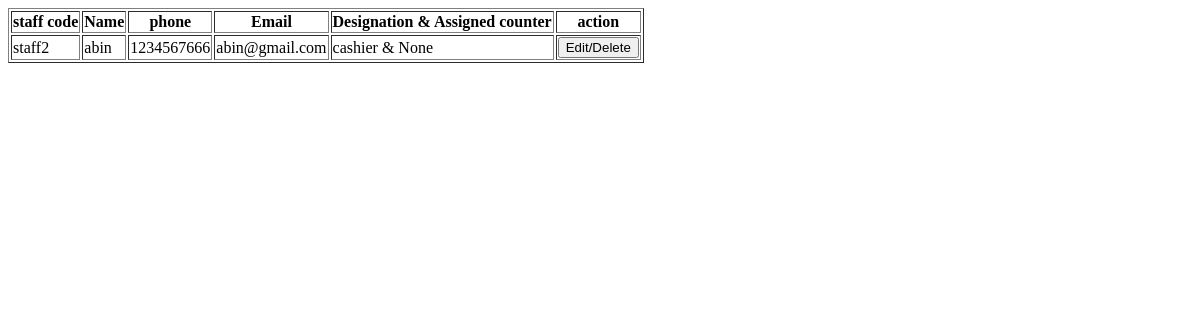
The app's page /ManageStaff (signed in), older data.
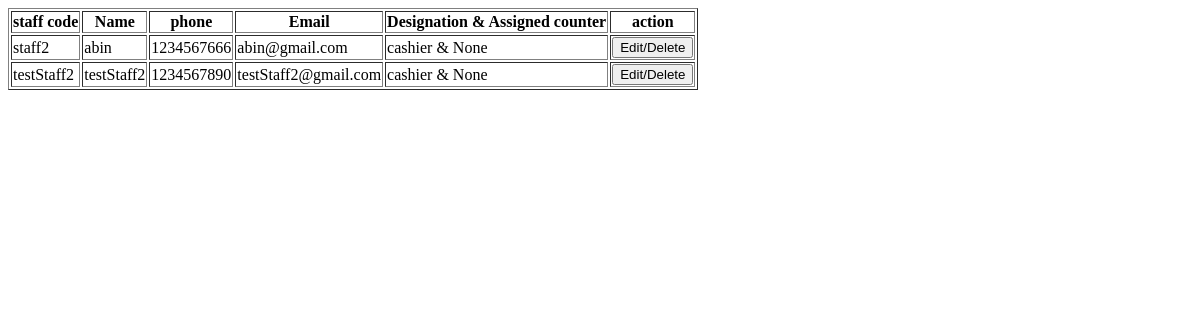
The same page, newer data.
### RetailIQApp/models.py (models this page shows)
class StaffTable(models.Model):
    SHOPID = models.ForeignKey(ShopTable, on_delete=models.CASCADE, null=True, blank=True)
    staff_code = models.CharField(max_length=20, null=True, blank=True)
    name = models.CharField(max_length=20, null=True, blank=True)
    phone = models.CharField(max_length=20, null=True, blank=True)
    email = models.EmailField(max_length=50, null=True, blank=True)
    designation = models.CharField(max_length=20, null=True, blank=True)
    assigned_counter = models.IntegerField(null=True, blank=True) #can be null if the shop does not have that counter pattern
    LOGINID = models.ForeignKey(LoginTable, on_delete=models.CASCADE, null=True, blank=True)

### RetailIQApp/views.py (the view)
# urls.py: path('ManageStaff',ManageStaff.as_view(),name='ManageStaff'),
class ManageStaff(View):
    def get(self,request):
        obj = StaffTable.objects.filter(SHOPID__LOGINID_id=request.session['loginid'])
        return render(request,'shop/ManageStaff.html', {'staff_data':obj})

### templates/Shop/manageStaff.html (shortened to what this page needs)
<!DOCTYPE html>
<html lang="en">
<head>
</head>
<body>
    <table border="1">
        <tr>
            <th>staff code</th>
            <th>Name</th>
            <th>phone</th>
            <th>Email</th>
            <th>Designation & Assigned counter</th>
            <th>action</th>
        </tr>
        {% for i in staff_data %}
        <tr>
            <td>{{ i.staff_code }}</td>
            <td>{{ i.name }}</td>
            <td>{{ i.phone }}</td>
            <td>{{ i.email }}</td>
            <td>{{ i.designation }} & {{ i.assigned_counter }}</td>
            <td>
                <button type="submit">Edit/Delete</button>
            </td>
        </tr>
        {% endfor %}
    </table>
</body>
</html>

Row changes from the older to the newer data that the page shows:
added StaffTable: staff_code "testStaff2", name "testStaff2", phone "1234567890", email "testStaff2@gmail.com", designation "cashier", assigned_counter "None"
